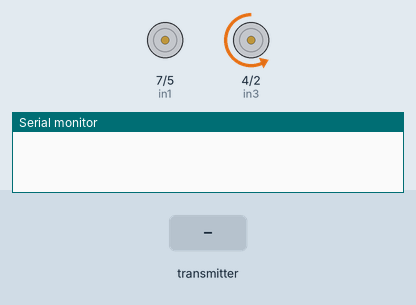
Recording of a sketch running on a simulated Arduino Uno, built with avr-gcc and run on an emulated ATmega328P. Shown: motor-driver pin pairs drawn as motors (green arrow = first pin HIGH = forward, orange = second pin HIGH = backward, longer = more drive, scaled by the enable pin), the last lines printed to the serial monitor. The inputs (shaded band) are chosen by the test bench. No radio packets arrive unless stated.

Above: at 1.2 s.
1.3 s: the transmitter starts sending joystick.0 = 256
At 1.5 s:
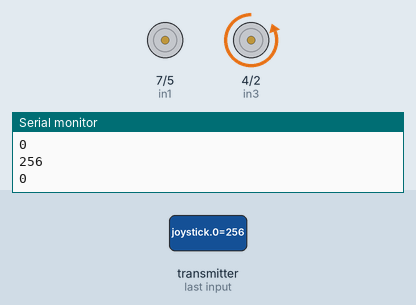
4.3 s: the transmitter starts sending joystick.1 = 512
Timing chart, 0 to 6.7 s (numbered marks = the images above; inputs shaded):
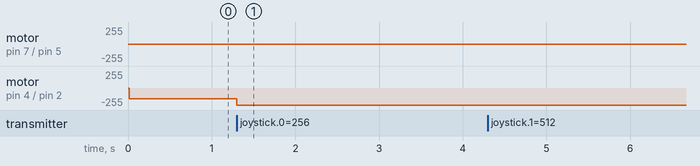

The sketch:

receiver_car_joystick2.ino
```cpp
#include <SPI.h>
#include <nRF24L01.h>
#include <RF24.h>
#define enA 6
#define in1 7
#define in2 5
#define enB 3
#define in3 4
#define in4 2

RF24 radio(9,8); // CE, CSN
const byte address[6] = "00001";
char receivedData[32] = "";
int  xAxis, yAxis;
int MotorSpeedA = 0;
int MotorSpeedB = 0;
int joystick[2];

void setup() {

  pinMode(enA, OUTPUT);
  pinMode(enB, OUTPUT);
  pinMode(in1, OUTPUT);
  pinMode(in2, OUTPUT);
  pinMode(in3, OUTPUT);
  pinMode(in4, OUTPUT);
  Serial.begin(9600);
  radio.begin();
  radio.openReadingPipe(0, address);

  radio.startListening();

  digitalWrite(in1, LOW);
    digitalWrite(in2, LOW);
    digitalWrite(in3, HIGH);
    digitalWrite(in4, LOW);
}
void loop() {

  if (radio.available()) {   // If the NRF240L01 module received data

      radio.read( joystick, sizeof(joystick) );

    radio.read(&receivedData, sizeof(receivedData));
    yAxis = joystick[0];
    xAxis = joystick[1];

    Serial.println(yAxis);
    Serial.println(xAxis);

  }


  // Determine if this is a forward or backward motion
  // Do this by reading the Verticle Value
  // Apply results to MotorSpeed and to Direction

  if (yAxis < 460)
  {
    // This is Backward

    // Set Motor A backward

    digitalWrite(in1, LOW);
    digitalWrite(in2, HIGH);

    // Set Motor B backward

    digitalWrite(in3, LOW);
    digitalWrite(in4, HIGH);

    //Determine Motor Speeds

    // As we are going backwards we need to reverse readings

    yAxis = yAxis - 460; // This produces a negative number
    yAxis = yAxis * -1;  // Make the number positive

    MotorSpeedA = map(yAxis, 0, 460, 0, 255);
    MotorSpeedB = map(yAxis, 0, 460, 0, 255);

  }
  else if (yAxis > 564)
  {
    // This is Forward

    // Set Motor A forward

    digitalWrite(in1, HIGH);
    digitalWrite(in2, LOW);

    // Set Motor B forward

    digitalWrite(in3, HIGH);
    digitalWrite(in4, LOW);

    //Determine Motor Speeds

    MotorSpeedA = map(yAxis, 564, 1023, 0, 255);
    MotorSpeedB = map(yAxis, 564, 1023, 0, 255);

  }
  else
  {
    // This is Stopped

    MotorSpeedA = 0;
    MotorSpeedB = 0;

  }

  // Now do the steering
  // The Horizontal position will "weigh" the motor speed
  // Values for each motor

  if (xAxis < 460)
  {
    // Move Left

    // As we are going left we need to reverse readings

    xAxis = xAxis - 460; // This produces a negative number
    xAxis = xAxis * -1;  // Make the number positive

    // Map the number to a value of 255 maximum

    xAxis = map(xAxis, 0, 460, 0, 255);


    MotorSpeedA = MotorSpeedA - xAxis;
    MotorSpeedB = MotorSpeedB + xAxis;

    // Don't exceed range of 0-255 for motor speeds

    if (MotorSpeedA < 0)MotorSpeedA = 0;
    if (MotorSpeedB > 255)MotorSpeedB = 255;

  }
  else if (xAxis > 564)
  {
    // Move Right

    // Map the number to a value of 255 maximum

    xAxis = map(xAxis, 564, 1023, 0, 255);


    MotorSpeedA = MotorSpeedA + xAxis;
    MotorSpeedB = MotorSpeedB - xAxis;

    // Don't exceed range of 0-255 for motor speeds

    if (MotorSpeedA > 255)MotorSpeedA = 255;
    if (MotorSpeedB < 0)MotorSpeedB = 0;

  }


  // Adjust to prevent "buzzing" at very low speed

  if (MotorSpeedA < 8)MotorSpeedA = 0;
  if (MotorSpeedB < 8)MotorSpeedB = 0;

  analogWrite(enA, MotorSpeedA); // Send PWM signal to motor A
  analogWrite(enB, MotorSpeedB); // Send PWM signal to motor B
  char receivedData[32] = "";
  radio.read(&receivedData, sizeof(receivedData));


}
```

Measured:
- after the input at 1.3 s, motor on pin 4 (in3) / pin 2 (in4): backward 164/255 → backward 255/255 at once
